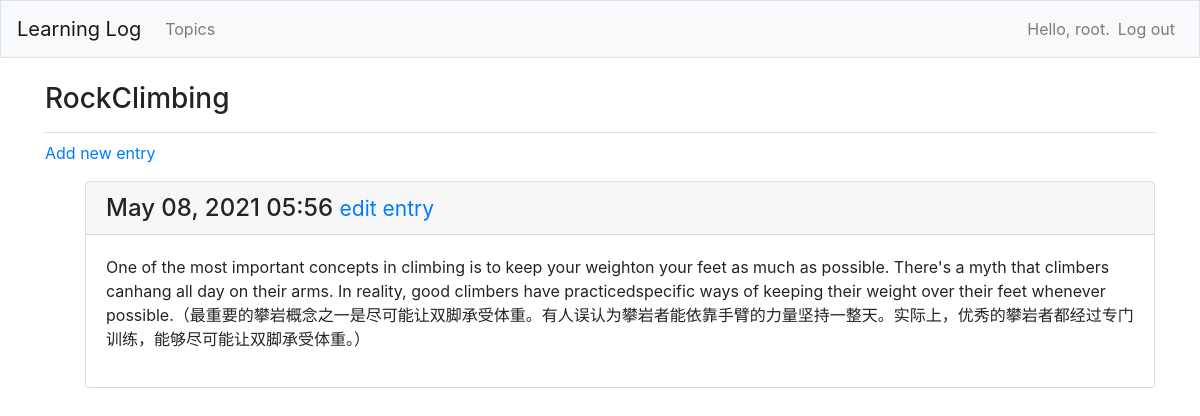
The app's page /topics/2 (signed in), older data.
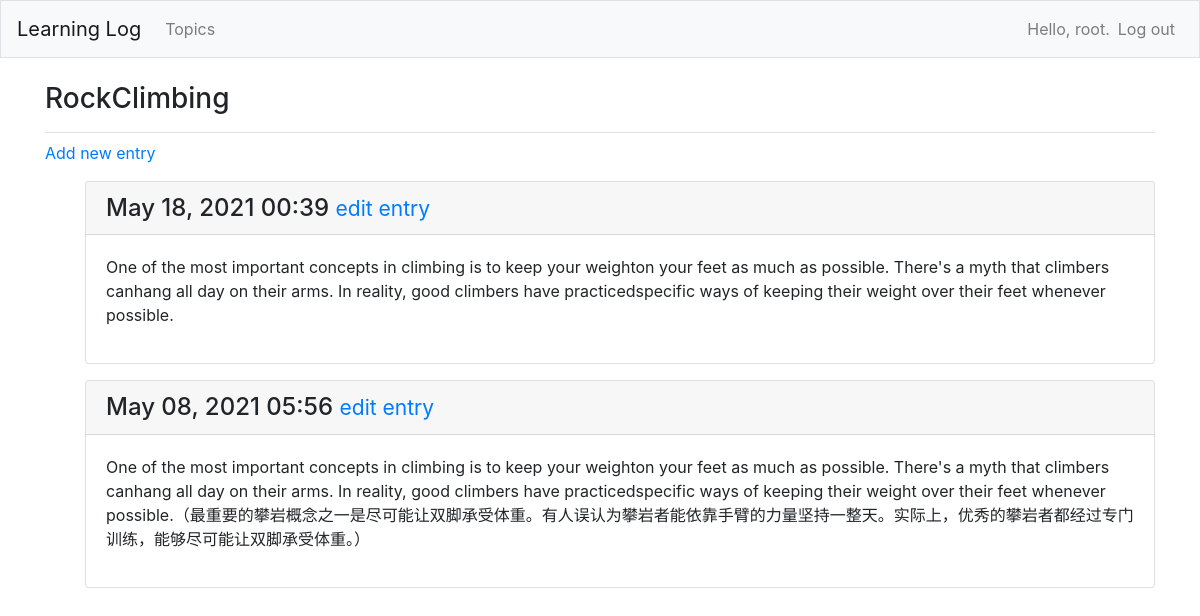
The same page, newer data.
### learning_logs/models.py (models this page shows, shortened)
class Topic(models.Model):
    text = models.CharField(max_length=200)
    date_added = models.DateTimeField(auto_now=True)
    owner = models.ForeignKey(User, on_delete=models.CASCADE)
    def __str__(self):
        return self.text

class Entry(models.Model):
    topic = models.ForeignKey(Topic, on_delete=models.CASCADE)
    text = models.TextField()
    date_added = models.DateTimeField(auto_now=True)
    class Meta:
        verbose_name_plural = 'entries'

### learning_logs/views.py (the view)
# urls.py: path('topics/<int:topic_id>', views.topic, name='topic'),
@login_required()
def topic(request, topic_id):
    topic = get_object_or_404(Topic, id=topic_id)
    if check_topic_owner(request, topic):
        raise Http404
    entries = topic.entry_set.order_by('-date_added')
    context = {'topic': topic, "entries": entries}
    return render(request, 'learning_logs/topic.html', context)

### learning_logs/tools.py (called while the page is built)
def check_topic_owner(request, topic):
    return topic.owner != request.user

### learning_logs/templates/learning_logs/topic.html
{% extends 'learning_logs/base.html' %}
{% block page_header %}
  <h3>{{ topic }}</h3>
{% endblock page_header %}
{% block content %}
  <p>
    <a href="{% url 'learning_logs:new_entry' topic.id %}">Add new entry</a>
  </p>
  <ul>
  {% for entry in entries %}
    <div class="card mb-3">
      <h4 class="card-header">
        {{ entry.date_added|date:'M d, Y H:i' }}
        <small><a href="{% url 'learning_logs:edit_entry' entry.id %}">
            edit entry</a></small>
      </h4>
      <div class="card-body">
        {{ entry.text|linebreaks }}
      </div>
    </div>
  {% empty %}
    <p>There are no entries for this topic yet.</p>
  {% endfor %}
{% endblock content %}

### learning_logs/templates/learning_logs/base.html (shortened to what this page needs)
{% load bootstrap4 %}
<!doctype html>
<html lang="en">
<head>
  {% bootstrap_css %}
</head>
<body>
  <nav class="navbar navbar-expand-md navbar-light bg-light mb-4 border">
    <a class="navbar-brand" href="{% url 'learning_logs:index'%}">
        Learning Log</a>
    <div class="collapse navbar-collapse" id="navbarCollapse">
      <ul class="navbar-nav mr-auto">
        <li class="nav-item">
          <a class="nav-link" href="{% url 'learning_logs:topics'%}">
              Topics</a></li>
      </ul>
      <ul class="navbar-nav ml-auto">
        {% if user.is_authenticated %}
          <li class="nav-item">
            <span class="navbar-text"}">Hello, {{ user.username }}.</span>
          </li>
          <li class="nav-item">
            <a class="nav-link" href="{% url 'users:logout' %}">Log out</a>
          </li>
        {% else %}
          <li class="nav-item">
            <a class="nav-link" href="{% url 'users:register' %}">Register</a>
          </li>
          <li class="nav-item">
            <a class="nav-link" href="{% url 'users:login' %}">Log in</a></li>
        {% endif %}
      </ul>
    </div>
  </nav>
  <main role="main" class="container">
    <div class="pb-2 mb-2 border-bottom">
      {% block page_header %}{% endblock page_header %}
    </div>
    <div>
      {% block content %}{% endblock content %}
    </div>
  </main>
</body>
</html>

Row changes from the older to the newer data that the page shows:
added Entry: date_added "May 18, 2021 00:39", text "One of the most important concepts in climbing is to keep your weighton your feet as much as possible. There's a myth that climbers canhang all day on their arms. In reality, good climbers have practicedspecific ways of keeping their weight over their feet whenever possible."
